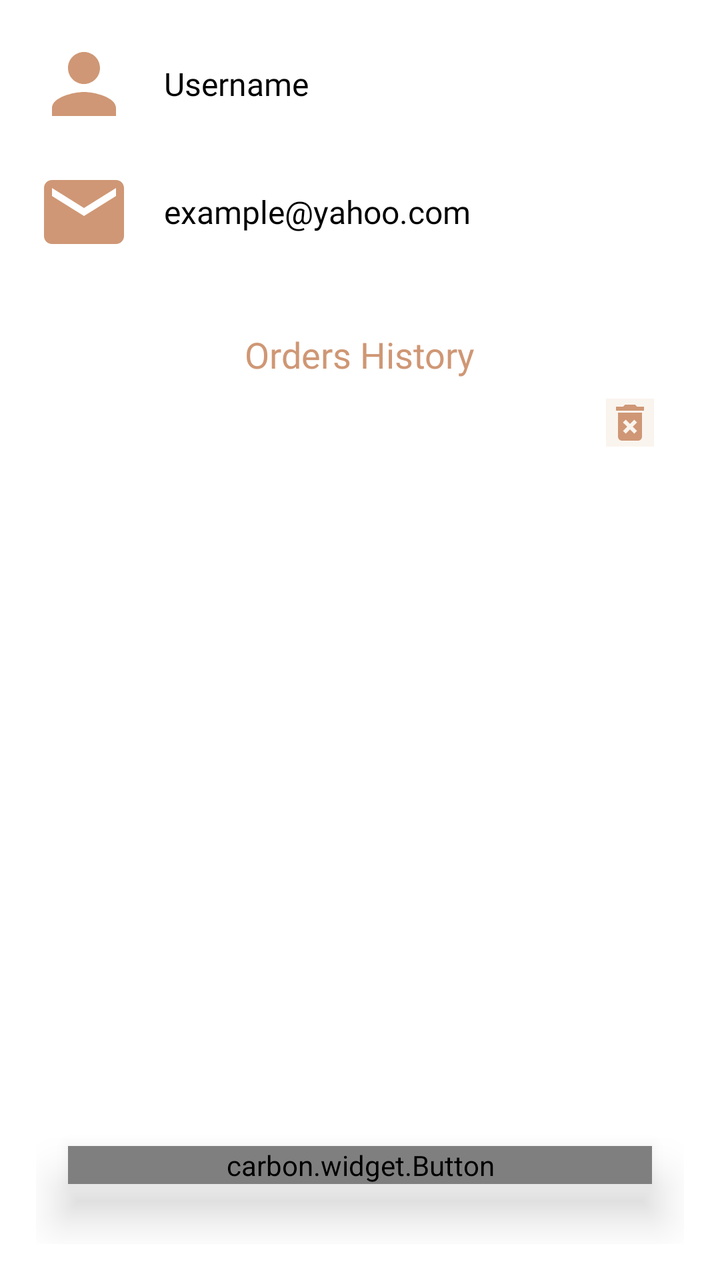
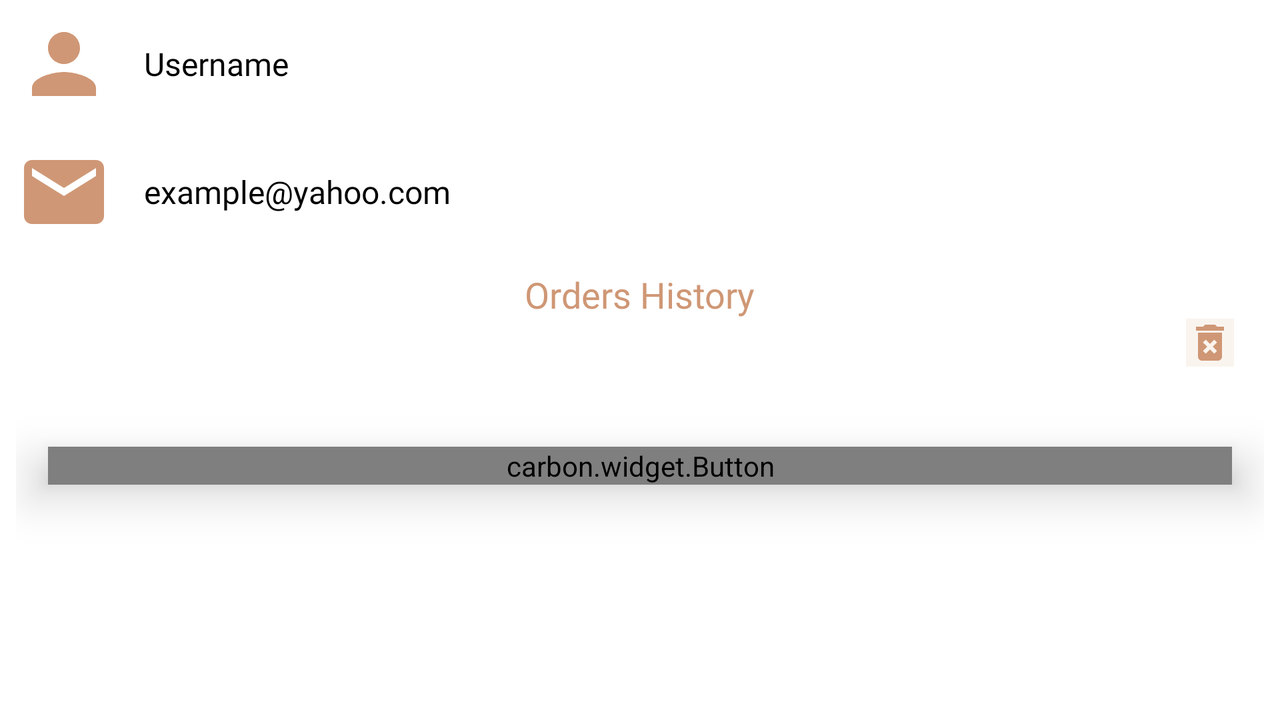

The same Android screen from two of the app's own layout files: first res/layout/ as a phone draws it, then the repository's variant for another configuration, drawn on a device whose configuration selects that folder. Both files follow.
<!-- AndroidManifest.xml: application theme Theme.BanquMisrGraduation -->
<!-- res/layout/fragment_profile.xml -->
<?xml version="1.0" encoding="utf-8"?>
<layout xmlns:android="http://schemas.android.com/apk/res/android"
    xmlns:app="http://schemas.android.com/apk/res-auto"
    xmlns:tools="http://schemas.android.com/tools">

    <data>

    </data>

    <LinearLayout
        android:layout_width="match_parent"
        android:layout_height="match_parent"
        android:layout_margin="18dp"

        android:orientation="vertical"
        tools:context=".presentation.ui.fragments.ProfileFragment">

        <LinearLayout
            android:layout_width="match_parent"
            android:layout_height="wrap_content">

            <ImageView
                android:layout_width="wrap_content"
                android:layout_height="wrap_content"
                android:backgroundTint="@color/carbon_blue_900"
                android:backgroundTintMode="src_in"
                android:scaleType="fitXY"
                android:src="@drawable/person_48" />

            <Space
                android:layout_width="16dp"
                android:layout_height="wrap_content" />

            <TextView
                android:id="@+id/profile_username_tv"
                android:layout_width="wrap_content"
                android:layout_height="wrap_content"
                android:layout_gravity="center"
                android:text="Username"
                android:textColor="@color/black"
                android:textSize="16sp" />
        </LinearLayout>

        <Space
            android:layout_width="wrap_content"
            android:layout_height="16dp" />

        <LinearLayout
            android:layout_width="match_parent"
            android:layout_height="wrap_content">

            <ImageView
                android:layout_width="wrap_content"
                android:layout_height="wrap_content"
                android:backgroundTint="@color/carbon_blue_900"
                android:backgroundTintMode="src_in"
                android:scaleType="fitXY"
                android:src="@drawable/email_48" />

            <Space
                android:layout_width="16dp"
                android:layout_height="wrap_content" />

            <TextView
                android:id="@+id/profile_email_tv"
                android:layout_width="wrap_content"
                android:layout_height="wrap_content"
                android:layout_gravity="center"
                android:text="example@yahoo.com"
                android:textColor="@color/black"
                android:textSize="16sp" />
        </LinearLayout>

        <TextView
            android:layout_width="wrap_content"
            android:layout_height="wrap_content"
            android:text="Orders History"
            android:textSize="18sp"
            android:textColor="#cf9775"
            android:layout_gravity="center"
            android:layout_marginTop="35dp"/>

        <ImageButton
            android:id="@+id/remove"
            android:layout_width="wrap_content"
            android:layout_height="wrap_content"
            android:background="#faf4ee"
            tools:visibility="visible"
            android:layout_gravity="end"
            android:visibility="invisible"
            android:layout_marginTop="10dp"
            android:layout_marginEnd="15dp"
            android:src="@drawable/ic_baseline_delete_forever_24"/>

        <androidx.recyclerview.widget.RecyclerView
            android:id="@+id/rv_order"
            android:layout_marginTop="30dp"
            android:layout_width="match_parent"
            android:layout_height="0dp"
            app:layoutManager="androidx.recyclerview.widget.LinearLayoutManager"
            android:layout_weight="1" />

        <carbon.widget.Button
            android:id="@+id/logout_btn"
            android:layout_width="match_parent"
            android:layout_height="wrap_content"
            android:layout_marginVertical="30dp"
            android:layout_marginHorizontal="16dp"
            android:background="#CF9775"
            android:elevation="14dp"
            android:stateListAnimator="@null"
            android:text="Log out"
            android:textColor="@color/white"
            app:carbon_cornerRadius="15dp"
            app:carbon_elevationShadowColor="#C85712" />


    </LinearLayout>
</layout>
<!-- resources referenced by this layout -->
<resources>
  <color name="black">#FF000000</color>
  <color name="white">#FFFFFFFF</color>
  
  
  
      //onboarding colors
  <!-- drawable email_48 (drawable) -->
  <vector android:height="48dp" android:tint="#CF9775"
      android:viewportHeight="24" android:viewportWidth="24"
      android:width="48dp" xmlns:android="http://schemas.android.com/apk/res/android">
      <path android:fillColor="@android:color/white" android:pathData="M20,4L4,4c-1.1,0 -1.99,0.9 -1.99,2L2,18c0,1.1 0.9,2 2,2h16c1.1,0 2,-0.9 2,-2L22,6c0,-1.1 -0.9,-2 -2,-2zM20,8l-8,5 -8,-5L4,6l8,5 8,-5v2z"/>
  </vector>
  <!-- drawable ic_baseline_delete_forever_24 (drawable) -->
  <vector android:height="24dp" android:tint="#CF9775"
      android:viewportHeight="24" android:viewportWidth="24"
      android:width="24dp" xmlns:android="http://schemas.android.com/apk/res/android">
      <path android:fillColor="@android:color/white" android:pathData="M6,19c0,1.1 0.9,2 2,2h8c1.1,0 2,-0.9 2,-2L18,7L6,7v12zM8.46,11.88l1.41,-1.41L12,12.59l2.12,-2.12 1.41,1.41L13.41,14l2.12,2.12 -1.41,1.41L12,15.41l-2.12,2.12 -1.41,-1.41L10.59,14l-2.13,-2.12zM15.5,4l-1,-1h-5l-1,1L5,4v2h14L19,4z"/>
  </vector>
  <!-- drawable person_48 (drawable) -->
  <vector android:height="48dp" android:tint="#CF9775"
      android:viewportHeight="24" android:viewportWidth="24"
      android:width="48dp" xmlns:android="http://schemas.android.com/apk/res/android">
      <path android:fillColor="@android:color/white" android:pathData="M12,12c2.21,0 4,-1.79 4,-4s-1.79,-4 -4,-4 -4,1.79 -4,4 1.79,4 4,4zM12,14c-2.67,0 -8,1.34 -8,4v2h16v-2c0,-2.66 -5.33,-4 -8,-4z"/>
  </vector>
  <style name="Theme.BanquMisrGraduation" parent="Theme.MaterialComponents.DayNight.NoActionBar">
          
          <item name="colorPrimary">#faf4ee</item>
          <item name="colorPrimaryVariant">#faf4ee</item>
          <item name="colorOnPrimary">#faf4ee</item>
          <item name="badgeStyle">@style/CustomBadge</item>
          
          <item name="colorSecondary">#cf9775</item>
          <item name="fontFamily">@font/sen</item>
          <item name="colorSecondaryVariant">@color/teal_700</item>
          <item name="colorOnSecondary">@color/black</item>
          
          <item name="android:statusBarColor" tools:targetApi="l">?attr/colorPrimaryVariant</item>
          <item name="android:windowLightStatusBar" tools:targetApi="m">true</item>
          
      </style>
  <style name="CustomBadge" parent="@style/Widget.MaterialComponents.Badge">
          <item name="backgroundColor">#cf9775</item>
      </style>
  <color name="teal_700">#FF018786</color>
</resources>
<!-- res/layout-land/fragment_profile.xml (the repository's variant of the layout above) -->
<!-- drawn on the phone turned sideways -->
<?xml version="1.0" encoding="utf-8"?>
<layout xmlns:android="http://schemas.android.com/apk/res/android"
    xmlns:app="http://schemas.android.com/apk/res-auto"
    xmlns:tools="http://schemas.android.com/tools">

    <data>

    </data>

    <ScrollView
        android:layout_width="match_parent"
        android:layout_height="match_parent">



    <LinearLayout
        android:layout_width="match_parent"
        android:layout_height="match_parent"
        android:layout_margin="8dp"
        android:orientation="vertical"
        tools:context=".presentation.ui.fragments.ProfileFragment">

        <LinearLayout
            android:layout_width="match_parent"
            android:layout_height="wrap_content">

            <ImageView
                android:layout_width="wrap_content"
                android:layout_height="wrap_content"
                android:backgroundTint="@color/carbon_blue_900"
                android:backgroundTintMode="src_in"
                android:scaleType="fitXY"
                android:src="@drawable/person_48" />

            <Space
                android:layout_width="16dp"
                android:layout_height="wrap_content" />

            <TextView
                android:id="@+id/profile_username_tv"
                android:layout_width="wrap_content"
                android:layout_height="wrap_content"
                android:layout_gravity="center"
                android:text="Username"
                android:textColor="@color/black"
                android:textSize="16sp" />
        </LinearLayout>

        <Space
            android:layout_width="wrap_content"
            android:layout_height="16dp" />

        <LinearLayout
            android:layout_width="match_parent"
            android:layout_height="wrap_content">

            <ImageView
                android:layout_width="wrap_content"
                android:layout_height="wrap_content"
                android:backgroundTint="@color/carbon_blue_900"
                android:backgroundTintMode="src_in"
                android:scaleType="fitXY"
                android:src="@drawable/email_48" />

            <Space
                android:layout_width="16dp"
                android:layout_height="wrap_content" />

            <TextView
                android:id="@+id/profile_email_tv"
                android:layout_width="wrap_content"
                android:layout_height="wrap_content"
                android:layout_gravity="center"
                android:text="example@yahoo.com"
                android:textColor="@color/black"
                android:textSize="16sp" />
        </LinearLayout>

        <TextView
            android:layout_width="wrap_content"
            android:layout_height="wrap_content"
            android:text="Orders History"
            android:textSize="18sp"
            android:textColor="#cf9775"
            android:layout_gravity="center"
            android:layout_marginTop="15dp"/>

        <ImageButton
            android:id="@+id/remove"
            android:layout_width="wrap_content"
            android:layout_height="wrap_content"
            android:background="#faf4ee"
            tools:visibility="visible"
            android:layout_gravity="end"
            android:visibility="invisible"
            android:layout_marginEnd="15dp"
            android:src="@drawable/ic_baseline_delete_forever_24"/>

        <androidx.recyclerview.widget.RecyclerView
            android:id="@+id/rv_order"
            android:layout_marginTop="10dp"
            android:layout_width="match_parent"
            android:layout_height="0dp"
            app:layoutManager="androidx.recyclerview.widget.LinearLayoutManager"
            android:layout_weight="1" />

        <carbon.widget.Button
            android:id="@+id/logout_btn"
            android:layout_width="match_parent"
            android:layout_height="wrap_content"
            android:layout_marginVertical="30dp"
            android:layout_marginHorizontal="16dp"
            android:background="#CF9775"
            android:elevation="14dp"
            android:stateListAnimator="@null"
            android:text="Log out"
            android:textColor="@color/white"
            app:carbon_cornerRadius="15dp"
            app:carbon_elevationShadowColor="#C85712" />


    </LinearLayout>
    </ScrollView>
</layout>
